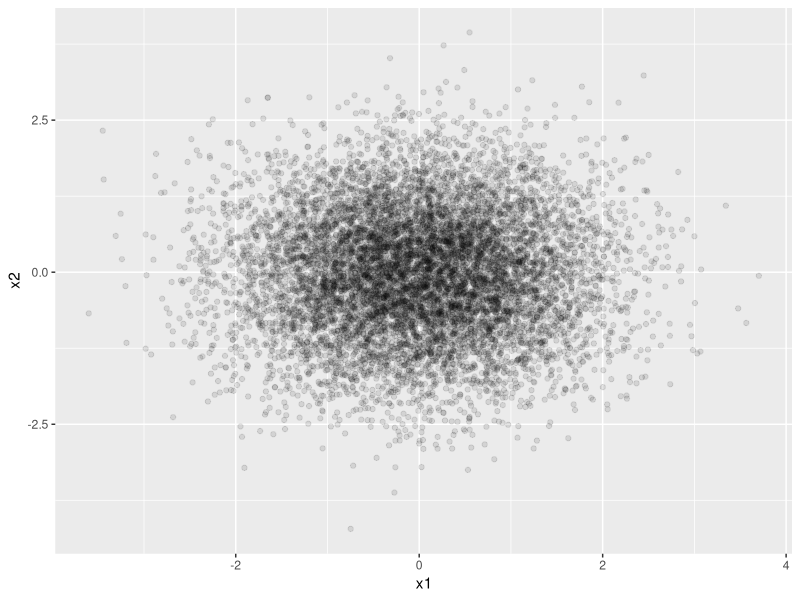

Recreate this plot in R. (Note: this script raises an error after producing the figure.)
## ---- chunk 1
library(tidyverse)

set.seed(945)

# Random generate two Xs with no correlation
x1 <- rnorm(1e4)
x2 <- rnorm(1e4)

# Plot and get no correlation
ggplot(tibble(x1, x2), aes(x1, x2)) +
  geom_point(alpha = 0.1)


y <- rnorm(1e3, mean = 1 + 3 * x1 + 2 * x2, sd = 0.1)


## ---- chunk 2

# Plot and get no correlation
ggplot(tibble(x1, y), aes(x1, y)) +
  geom_point(alpha = 0.1)

summary(lm(y ~ x1))

summary(lm(y ~ x1 + x2))

# 
